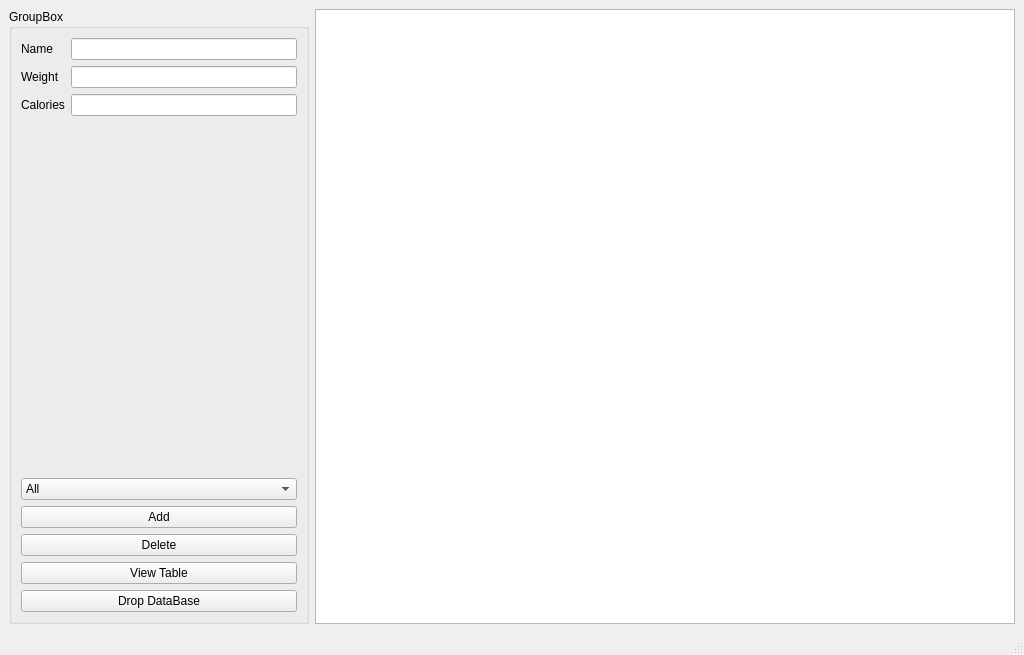
<?xml version="1.0" encoding="UTF-8"?>
<ui version="4.0">
 <class>MainWindow</class>
 <widget class="QMainWindow" name="MainWindow">
  <property name="geometry">
   <rect>
    <x>0</x>
    <y>0</y>
    <width>1024</width>
    <height>655</height>
   </rect>
  </property>
  <property name="windowTitle">
   <string>MainWindow</string>
  </property>
  <widget class="QWidget" name="centralwidget">
   <layout class="QGridLayout" name="gridLayout">
    <item row="0" column="1">
     <widget class="QTableView" name="SQLTableView"/>
    </item>
    <item row="0" column="0">
     <widget class="QGroupBox" name="groupBox">
      <property name="maximumSize">
       <size>
        <width>300</width>
        <height>16777215</height>
       </size>
      </property>
      <property name="title">
       <string>GroupBox</string>
      </property>
      <layout class="QVBoxLayout" name="verticalLayout_2">
       <item>
        <layout class="QFormLayout" name="formLayout">
         <item row="0" column="0">
          <widget class="QLabel" name="name_label">
           <property name="text">
            <string>Name</string>
           </property>
          </widget>
         </item>
         <item row="0" column="1">
          <widget class="QLineEdit" name="name_Edit"/>
         </item>
         <item row="1" column="0">
          <widget class="QLabel" name="label_2">
           <property name="text">
            <string>Weight</string>
           </property>
          </widget>
         </item>
         <item row="2" column="0">
          <widget class="QLabel" name="label">
           <property name="text">
            <string>Calories</string>
           </property>
          </widget>
         </item>
         <item row="2" column="1">
          <widget class="QLineEdit" name="calories_edit"/>
         </item>
         <item row="1" column="1">
          <widget class="QLineEdit" name="weight_Edit"/>
         </item>
        </layout>
       </item>
       <item>
        <widget class="QComboBox" name="select_button">
         <item>
          <property name="text">
           <string>All</string>
          </property>
         </item>
         <item>
          <property name="text">
           <string>Calories</string>
          </property>
         </item>
         <item>
          <property name="text">
           <string>Weight</string>
          </property>
         </item>
        </widget>
       </item>
       <item>
        <widget class="QPushButton" name="AddButton">
         <property name="text">
          <string>Add</string>
         </property>
        </widget>
       </item>
       <item>
        <widget class="QPushButton" name="DeleteButton">
         <property name="text">
          <string>Delete</string>
         </property>
        </widget>
       </item>
       <item>
        <widget class="QPushButton" name="view_table_button">
         <property name="text">
          <string>View Table</string>
         </property>
        </widget>
       </item>
       <item>
        <widget class="QPushButton" name="drop_database_button">
         <property name="text">
          <string>Drop DataBase</string>
         </property>
        </widget>
       </item>
      </layout>
     </widget>
    </item>
   </layout>
  </widget>
  <widget class="QMenuBar" name="menubar">
   <property name="geometry">
    <rect>
     <x>0</x>
     <y>0</y>
     <width>1024</width>
     <height>23</height>
    </rect>
   </property>
  </widget>
  <widget class="QStatusBar" name="statusbar"/>
 </widget>
 <resources/>
 <connections/>
</ui>
